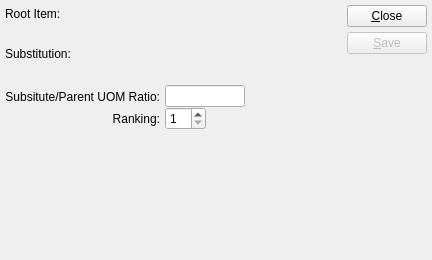
<?xml version="1.0" encoding="UTF-8"?>
<ui version="4.0">
 <comment>This file is part of the xTuple ERP: PostBooks Edition, a free and
open source Enterprise Resource Planning software suite,
Copyright (c) 1999-2019 by OpenMFG LLC, d/b/a xTuple.
It is licensed to you under the Common Public Attribution License
version 1.0, the full text of which (including xTuple-specific Exhibits)
is available at www.xtuple.com/CPAL.  By using this software, you agree
to be bound by its terms.</comment>
 <class>itemSubstitute</class>
 <widget class="QDialog" name="itemSubstitute">
  <property name="geometry">
   <rect>
    <x>0</x>
    <y>0</y>
    <width>432</width>
    <height>260</height>
   </rect>
  </property>
  <property name="windowTitle">
   <string>Item Substitution</string>
  </property>
  <layout class="QVBoxLayout">
   <property name="spacing">
    <number>0</number>
   </property>
   <property name="margin">
    <number>5</number>
   </property>
   <item>
    <layout class="QHBoxLayout">
     <property name="spacing">
      <number>7</number>
     </property>
     <property name="margin">
      <number>0</number>
     </property>
     <item>
      <layout class="QVBoxLayout">
       <property name="spacing">
        <number>5</number>
       </property>
       <property name="margin">
        <number>0</number>
       </property>
       <item>
        <layout class="QVBoxLayout">
         <property name="spacing">
          <number>0</number>
         </property>
         <property name="margin">
          <number>0</number>
         </property>
         <item>
          <widget class="QLabel" name="_rootItemLit">
           <property name="text">
            <string>Root Item:</string>
           </property>
          </widget>
         </item>
         <item>
          <widget class="ItemCluster" name="_item"/>
         </item>
        </layout>
       </item>
       <item>
        <layout class="QVBoxLayout">
         <property name="spacing">
          <number>0</number>
         </property>
         <property name="margin">
          <number>0</number>
         </property>
         <item>
          <widget class="QLabel" name="_substitutionLit">
           <property name="text">
            <string>Substitution:</string>
           </property>
          </widget>
         </item>
         <item>
          <widget class="ItemCluster" name="_substitute"/>
         </item>
        </layout>
       </item>
       <item>
        <layout class="QHBoxLayout">
         <property name="spacing">
          <number>5</number>
         </property>
         <property name="margin">
          <number>0</number>
         </property>
         <item>
          <layout class="QVBoxLayout">
           <property name="spacing">
            <number>0</number>
           </property>
           <property name="margin">
            <number>0</number>
           </property>
           <item>
            <widget class="QLabel" name="_uomRatioLit">
             <property name="text">
              <string>Subsitute/Parent UOM Ratio:</string>
             </property>
             <property name="alignment">
              <set>Qt::AlignRight|Qt::AlignTrailing|Qt::AlignVCenter</set>
             </property>
            </widget>
           </item>
           <item>
            <widget class="QLabel" name="_rankingLit">
             <property name="text">
              <string>Ranking:</string>
             </property>
             <property name="alignment">
              <set>Qt::AlignRight|Qt::AlignTrailing|Qt::AlignVCenter</set>
             </property>
            </widget>
           </item>
          </layout>
         </item>
         <item>
          <layout class="QVBoxLayout">
           <property name="spacing">
            <number>0</number>
           </property>
           <property name="margin">
            <number>0</number>
           </property>
           <item>
            <layout class="QHBoxLayout">
             <property name="spacing">
              <number>0</number>
             </property>
             <property name="margin">
              <number>0</number>
             </property>
             <item>
              <widget class="XLineEdit" name="_uomRatio">
               <property name="sizePolicy">
                <sizepolicy hsizetype="Preferred" vsizetype="Fixed">
                 <horstretch>0</horstretch>
                 <verstretch>0</verstretch>
                </sizepolicy>
               </property>
               <property name="maximumSize">
                <size>
                 <width>80</width>
                 <height>32767</height>
                </size>
               </property>
              </widget>
             </item>
             <item>
              <spacer name="Spacer148">
               <property name="orientation">
                <enum>Qt::Horizontal</enum>
               </property>
               <property name="sizeType">
                <enum>QSizePolicy::Expanding</enum>
               </property>
               <property name="sizeHint" stdset="0">
                <size>
                 <width>20</width>
                 <height>20</height>
                </size>
               </property>
              </spacer>
             </item>
            </layout>
           </item>
           <item>
            <layout class="QHBoxLayout">
             <property name="spacing">
              <number>0</number>
             </property>
             <property name="margin">
              <number>0</number>
             </property>
             <item>
              <widget class="QSpinBox" name="_ranking">
               <property name="minimum">
                <number>1</number>
               </property>
               <property name="maximum">
                <number>99</number>
               </property>
              </widget>
             </item>
             <item>
              <spacer name="Spacer149">
               <property name="orientation">
                <enum>Qt::Horizontal</enum>
               </property>
               <property name="sizeType">
                <enum>QSizePolicy::Expanding</enum>
               </property>
               <property name="sizeHint" stdset="0">
                <size>
                 <width>20</width>
                 <height>20</height>
                </size>
               </property>
              </spacer>
             </item>
            </layout>
           </item>
          </layout>
         </item>
        </layout>
       </item>
      </layout>
     </item>
     <item>
      <layout class="QHBoxLayout">
       <property name="spacing">
        <number>0</number>
       </property>
       <property name="margin">
        <number>0</number>
       </property>
       <item>
        <spacer name="Spacer151">
         <property name="orientation">
          <enum>Qt::Horizontal</enum>
         </property>
         <property name="sizeType">
          <enum>QSizePolicy::Expanding</enum>
         </property>
         <property name="sizeHint" stdset="0">
          <size>
           <width>20</width>
           <height>20</height>
          </size>
         </property>
        </spacer>
       </item>
       <item>
        <layout class="QVBoxLayout">
         <property name="spacing">
          <number>0</number>
         </property>
         <property name="margin">
          <number>0</number>
         </property>
         <item>
          <layout class="QVBoxLayout">
           <property name="spacing">
            <number>5</number>
           </property>
           <property name="margin">
            <number>0</number>
           </property>
           <item>
            <widget class="QPushButton" name="_close">
             <property name="text">
              <string>&amp;Close</string>
             </property>
            </widget>
           </item>
           <item>
            <widget class="QPushButton" name="_save">
             <property name="enabled">
              <bool>false</bool>
             </property>
             <property name="text">
              <string>&amp;Save</string>
             </property>
             <property name="default">
              <bool>true</bool>
             </property>
            </widget>
           </item>
          </layout>
         </item>
         <item>
          <spacer name="Spacer150">
           <property name="orientation">
            <enum>Qt::Vertical</enum>
           </property>
           <property name="sizeType">
            <enum>QSizePolicy::Expanding</enum>
           </property>
           <property name="sizeHint" stdset="0">
            <size>
             <width>20</width>
             <height>20</height>
            </size>
           </property>
          </spacer>
         </item>
        </layout>
       </item>
      </layout>
     </item>
    </layout>
   </item>
   <item>
    <spacer name="Spacer152">
     <property name="orientation">
      <enum>Qt::Vertical</enum>
     </property>
     <property name="sizeType">
      <enum>QSizePolicy::Expanding</enum>
     </property>
     <property name="sizeHint" stdset="0">
      <size>
       <width>20</width>
       <height>20</height>
      </size>
     </property>
    </spacer>
   </item>
  </layout>
 </widget>
 <layoutdefault spacing="6" margin="11"/>
 <customwidgets>
  <customwidget>
   <class>ItemCluster</class>
   <extends>QWidget</extends>
   <header>itemcluster.h</header>
   <container>1</container>
  </customwidget>
  <customwidget>
   <class>XLineEdit</class>
   <extends>QLineEdit</extends>
   <header>xlineedit.h</header>
   <container>1</container>
  </customwidget>
 </customwidgets>
 <tabstops>
  <tabstop>_item</tabstop>
  <tabstop>_substitute</tabstop>
  <tabstop>_uomRatio</tabstop>
  <tabstop>_ranking</tabstop>
  <tabstop>_save</tabstop>
  <tabstop>_close</tabstop>
 </tabstops>
 <includes>
  <include location="global">parameter.h</include>
 </includes>
 <resources/>
 <connections>
  <connection>
   <sender>_substitute</sender>
   <signal>valid(bool)</signal>
   <receiver>_save</receiver>
   <slot>setEnabled(bool)</slot>
   <hints>
    <hint type="sourcelabel">
     <x>20</x>
     <y>20</y>
    </hint>
    <hint type="destinationlabel">
     <x>20</x>
     <y>20</y>
    </hint>
   </hints>
  </connection>
  <connection>
   <sender>_close</sender>
   <signal>clicked()</signal>
   <receiver>itemSubstitute</receiver>
   <slot>reject()</slot>
   <hints>
    <hint type="sourcelabel">
     <x>20</x>
     <y>20</y>
    </hint>
    <hint type="destinationlabel">
     <x>20</x>
     <y>20</y>
    </hint>
   </hints>
  </connection>
 </connections>
</ui>
